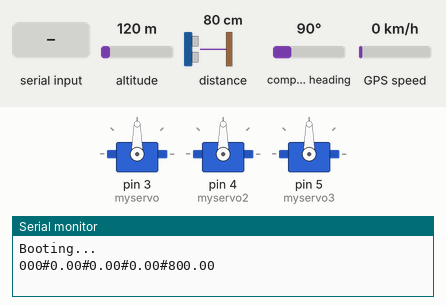
This sketch was run on a simulated Arduino Uno, built with avr-gcc and run on an emulated ATmega328P. Parts: 3 × servo, the last lines printed to the serial monitor. The inputs (shaded band) are chosen by the test bench; at power-on: altitude 120 m, distance to the obstacle 80 cm, compass heading 90°, GPS speed 0 km/h. The GPS gets a fix after 3 s at 37.7749, -122.4194 with 8 satellites.

Above: at 1.7 s.
1.8 s: "01\n" received over Serial
At 3.8 s:
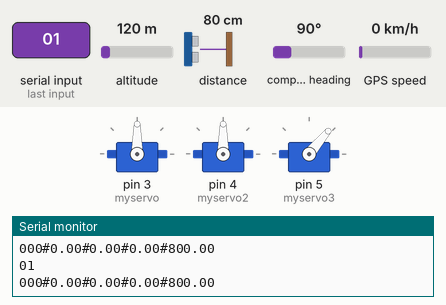
4.3 s: "02\n" received over Serial
At 5.9 s:
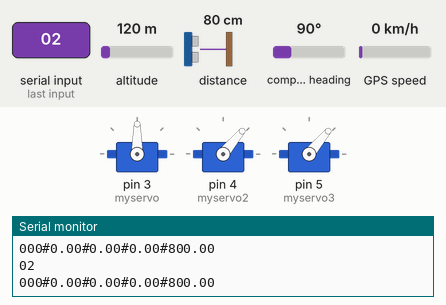
6.6 s: "1,90\n" received over Serial
At 8.0 s:
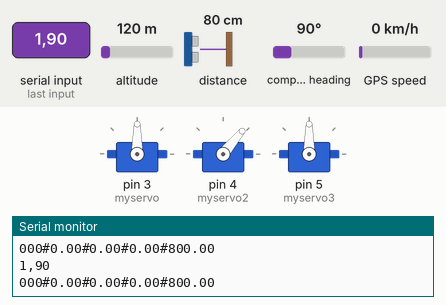
8.9 s: "03\n" received over Serial
At 11.0 s:
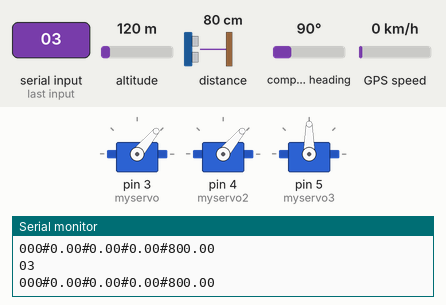
11.3 s: "01\n" received over Serial
At 13.2 s:
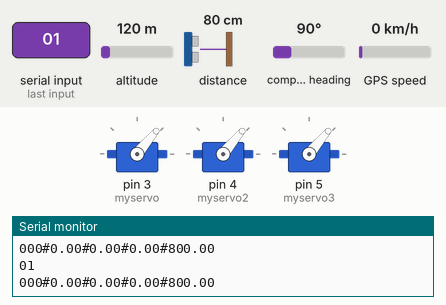
Timing chart, 0 to 14.6 s (numbered marks = the images above; inputs shaded):
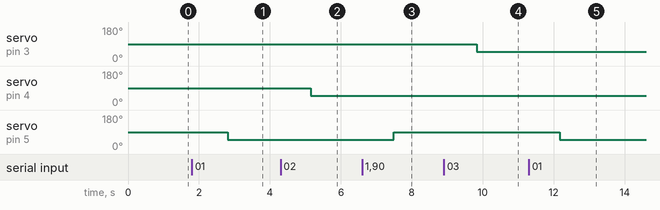

Measured:
- after the input at 1.8 s, servo on pin 5 (myservo3): 90° → 50° after 1.0 s
- after the input at 4.3 s, servo on pin 4 (myservo2): 90° → 50° after 0.85 s
- after the input at 6.6 s, servo on pin 5 (myservo3): 50° → 90° after 0.89 s
- after the input at 8.9 s, servo on pin 3 (myservo): 90° → 50° after 0.93 s
- after the input at 11.3 s, servo on pin 5 (myservo3): 90° → 50° after 0.87 s

The sketch:

arduinoV4.ino
```cpp
#include <SoftwareSerial.h>
#include "Adafruit_VL53L0X.h"
#include <TinyGPS++.h>
#include <SPI.h>
#include <Wire.h>
#include "I2Cdev.h"
#include "MPU6050.h"
#include <Servo.h>
MPU6050 accelgyro;
I2Cdev   I2C_M;

uint8_t buffer_m[6];

float pitch,roll,distance;
float backAngle,leftAngle,rightAngle;
int16_t ax, ay, az;
int16_t gx, gy, gz;
int16_t   mx, my, mz;

Servo myservo;  // crea el objeto servo
Servo myservo2;  // crea el objeto servo
Servo myservo3;  // crea el objeto servo


char inByte[25];

float heading;
float tiltheading;

float Axyz[3];
float Mxyz[3];


#define sample_num_mdate  5000

static float mx_centre = 0;
static float my_centre = 0;
static float mz_centre = 0;

float lattitude,longittude,speedd;
SoftwareSerial gpsSerial(4,3);//rx,tx
TinyGPSPlus gps;
Adafruit_VL53L0X lox = Adafruit_VL53L0X();

void setup()
{
   myservo.attach(3,50,110);  // vincula el servo al pin digital 3
   myservo2.attach(4,50,110);  // vincula el servo al pin digital 4
   myservo3.attach(5,50,110);  // vincula el servo al pin digital 5
  gpsSerial.begin(9600); // connect gps sensor
  Serial.begin(9600);  // the Serial port of Arduino baud rate.
  delay(500);

  Serial.println("Booting...");
    //set_angle_back_foil(90);
    while (! Serial) {
  delay(1);
  }

  if (!lox.begin()) {
  Serial.println("Failed to boot VL53L0X");
  while(1);
  }

}

void loop()
{
  VL53L0X_RangingMeasurementData_t measure;

  delay(1000);

  lox.rangingTest(&measure, false); // pass in 'true' to get debug data printout!

  if (measure.RangeStatus != 4) {
  distance=measure.RangeMilliMeter;
  }

  delay(100);

   getAccel_Data();
   getTiltHeading();


  //while(1) ... break
   while (gpsSerial.available() > 0)
   { gps.encode(gpsSerial.read()); }

    if (gps.location.isUpdated())
    {
    lattitude=gps.location.lat();
    longittude=gps.location.lng();
    speedd = gps.speed.kmph();
    }


//LEE DATOS SERIE
 if ( Serial.available()) {
    String serialResponse;
    String prefijo;
    String dato;
    String cadena;

    serialResponse = Serial.readStringUntil('\r\n');

    // Convert from String Object to String.
    Serial.readBytes(inByte, Serial.available());
    Serial.flush();
    char buf[sizeof(inByte)];
    serialResponse.toCharArray(buf, sizeof(buf));
    char *p = buf;
    char *str;

    while ((str = strtok_r(p, "#", &p)) != NULL){ // delimiter is the semicolon
      cadena = str;
      Serial.println(cadena);

      prefijo = cadena.substring(0,2);
      dato = cadena.substring(2);
      dato.trim();


      switch(prefijo.toInt()){
          case 01:
            leftAngle=dato.toFloat();
            set_angle_left_foil((int)leftAngle);
          break;
          case 02:
            rightAngle=dato.toFloat();
            set_angle_right_foil((int)rightAngle);
            break;
          case 03:
            backAngle = dato.toFloat();
            set_angle_back_foil((int)backAngle);
          break;
          default:
              Serial.flush();
      //      Serial.println("PARAMETROS INCORRECTOS");
          break;
      }


    }
  }

 //ENVIO DE DATOS CON EL FORMATO CORRECTO AL PUERTO SERIAL
 //Serial.println(speedd);
    Serial.flush();
    Serial.print("000#");
      Serial.print(speedd);
      Serial.print("#");
       Serial.print(pitch);
       Serial.print("#");
       Serial.print(roll);
       Serial.print("#");
       Serial.println(distance);


}

void set_angle_back_foil(int angle)
{
  if(angle > 120) angle = 110;
  if(angle < 50) angle=50;
  //varia la posicion de 0 a 180

  myservo.write(angle);


}

void set_angle_right_foil(int angle)
{

  if(angle > 120) angle = 110;
  if(angle < 50) angle=50;
  myservo2.write(angle);


}

void set_angle_left_foil(int angle)
{
  if(angle > 120) angle = 110;
  if(angle < 50) angle=50;
  myservo3.write(angle);


}

void getAccel_Data(void)
{
  accelgyro.getMotion9(&ax, &ay, &az, &gx, &gy, &gz, &mx, &my, &mz);
  Axyz[0] = (double) ax / 16384;
  Axyz[1] = (double) ay / 16384;
  Axyz[2] = (double) az / 16384;
}


void getTiltHeading(void)
{
   pitch = asin(-Axyz[0]);
   roll = asin(Axyz[1]/cos(pitch));
}
```
